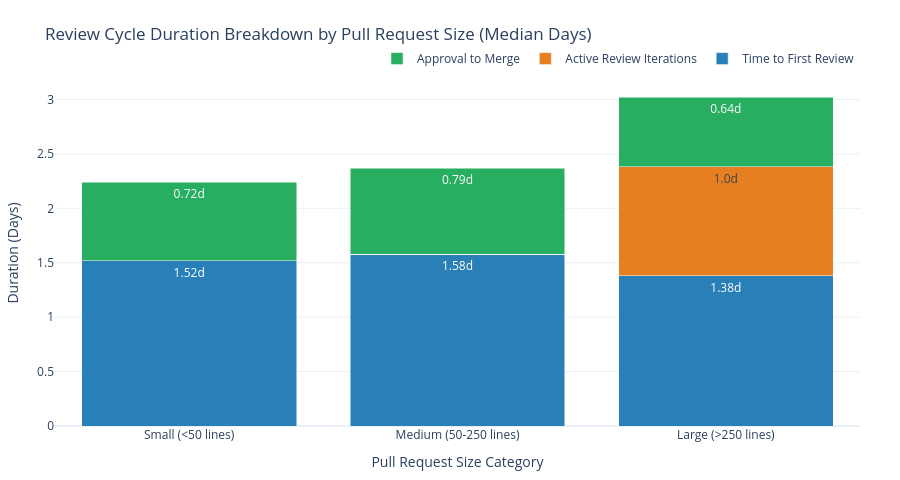

The notebook cell this image was saved under:
### Markdown cell above
## Visualization 1: Review Cycle Duration Phase Breakdown

Decomposes change request lifecycle into distinct operational phases:
* **Time to First Review**: Initial response latency from community maintainers.
* **Active Review Iteration**: Duration spent addressing review comments, revising code, and conducting follow-up inspections.
* **Approval to Merge**: Turnaround between final approval and branch integration.

This phase decomposition identifies whether project bottlenecks stem from delayed first responses, protracted code iteration, or administrative merge delays.

### Code cell
def plot_review_phase_breakdown(df: pd.DataFrame):
    df_reviewed = df[df["round_count"] > 0].copy()
    sizes = ["Small (<50 lines)", "Medium (50-250 lines)", "Large (>250 lines)"]
    
    p1_medians = []
    p2_medians = []
    p3_medians = []
    
    for s in sizes:
        sub = df_reviewed[df_reviewed["size_category"] == s]
        p1_medians.append(round(sub["time_to_first_review_days"].median(), 2))
        p2_medians.append(round(sub["active_review_duration_days"].median(), 2))
        p3_medians.append(round(sub["approval_to_merge_days"].median(), 2))
        
    fig = go.Figure()
    
    fig.add_trace(go.Bar(
        name="Time to First Review",
        x=sizes,
        y=p1_medians,
        marker_color="#2980B9",
        text=[f"{v}d" for v in p1_medians],
        textposition="inside"
    ))
    
    fig.add_trace(go.Bar(
        name="Active Review Iterations",
        x=sizes,
        y=p2_medians,
        marker_color="#E67E22",
        text=[f"{v}d" for v in p2_medians],
        textposition="inside"
    ))
    
    fig.add_trace(go.Bar(
        name="Approval to Merge",
        x=sizes,
        y=p3_medians,
        marker_color="#27AE60",
        text=[f"{v}d" for v in p3_medians],
        textposition="inside"
    ))
    
    fig.update_layout(
        title="Review Cycle Duration Breakdown by Pull Request Size (Median Days)",
        barmode="stack",
        xaxis_title="Pull Request Size Category",
        yaxis_title="Duration (Days)",
        template="plotly_white",
        legend=dict(orientation="h", yanchor="bottom", y=1.02, xanchor="right", x=1),
        margin=dict(l=40, r=40, t=80, b=50),
        height=480
    )
    return fig

fig_phases = plot_review_phase_breakdown(df_pr_metrics)
fig_phases.show()

### Figure 1 — Plotly figure (JSON) as saved in the notebook; plotly's stock layout.template omitted (floating-point values rounded to 4 significant figures)
{"data": [{"marker": {"color": "#2980B9"}, "name": "Time to First Review", "text": ["1.52d", "1.58d", "1.38d"], "textposition": "inside", "type": "bar", "x": ["Small (<50 lines)", "Medium (50-250 lines)", "Large (>250 lines)"], "y": [1.52, 1.58, 1.38]}, {"marker": {"color": "#E67E22"}, "name": "Active Review Iterations", "text": ["0.0d", "0.0d", "1.0d"], "textposition": "inside", "type": "bar", "x": ["Small (<50 lines)", "Medium (50-250 lines)", "Large (>250 lines)"], "y": [0.0, 0.0, 1.0]}, {"marker": {"color": "#27AE60"}, "name": "Approval to Merge", "text": ["0.72d", "0.79d", "0.64d"], "textposition": "inside", "type": "bar", "x": ["Small (<50 lines)", "Medium (50-250 lines)", "Large (>250 lines)"], "y": [0.72, 0.79, 0.64]}], "layout": {"barmode": "stack", "height": 480, "legend": {"orientation": "h", "x": 1, "xanchor": "right", "y": 1.02, "yanchor": "bottom"}, "margin": {"b": 50, "l": 40, "r": 40, "t": 80}, "title": {"text": "Review Cycle Duration Breakdown by Pull Request Size (Median Days)"}, "xaxis": {"title": {"text": "Pull Request Size Category"}}, "yaxis": {"title": {"text": "Duration (Days)"}}}}
